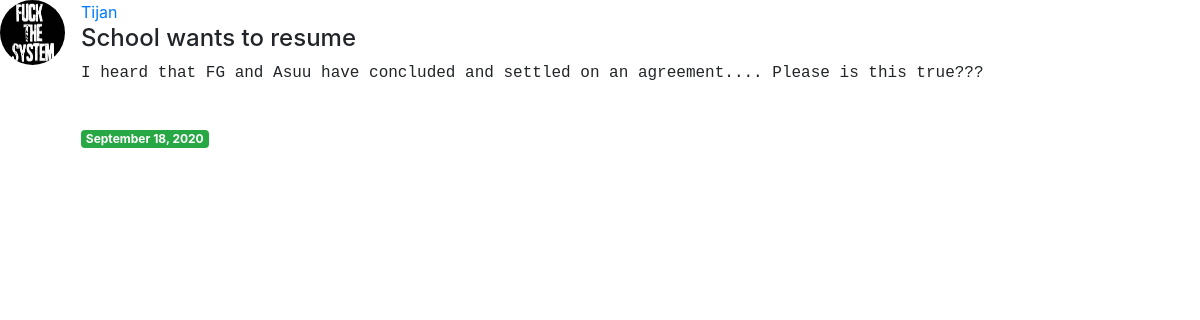
/post/5/, run on the app's committed database.
### sug/models.py (models this page shows, shortened)
class Post(models.Model):
    author = models.ForeignKey(User, on_delete=models.CASCADE)
    title = models.CharField(max_length=200)
    content = models.TextField()
    date_posted = models.DateTimeField(auto_now_add=True, null=True)

### user/models.py (models this page shows, shortened)
class Profile(models.Model):
    user = models.OneToOneField(User, on_delete=models.CASCADE)
    image = models.ImageField(default='default.jpg', upload_to = 'profile_pics')

### sug/views.py (the view)
# urls.py: path('post/<int:pk>/', DetailPost.as_view(), name= 'post_detail'),
class DetailPost(DetailView):
    model = Post
    template_name = 'post_detail.html'
    context_object_name = 'posts'

### sug/templates/post_detail.html (shortened to what this page needs)
{% extends 'base.html' %}
{% block body %}
    <article class="media content-section">
        <img class ="rounded-circle article-img" src="{{ posts.author.profile.image.url }}">
        <div class="media-body">
            <div class="article-metadata">
                <a class="mr-2" href="#">{{ posts.author }}</a>
            </div>
            <h4 class="article-title">{{ posts.title }}</h4>
            <p class="article-content" style="font-family: monospace;">{{ posts.content }}</p>
            <br />
            <span class="badge badge-success">{{posts.date_posted|date:"F j, Y"}}</span>
        </div>
    </article>
{% endblock %}

### sug/templates/post_detail.html (style rules this page uses)
.article-img { height: 65px; width: 65px; margin-right: 16px; }

### data on the page
Post: author.profile.image (picture), author "Tijan", title "School wants to resume", content "I heard that FG and Asuu have concluded and settled on an agreement.... Please is this true???", date_posted "September 18, 2020"
